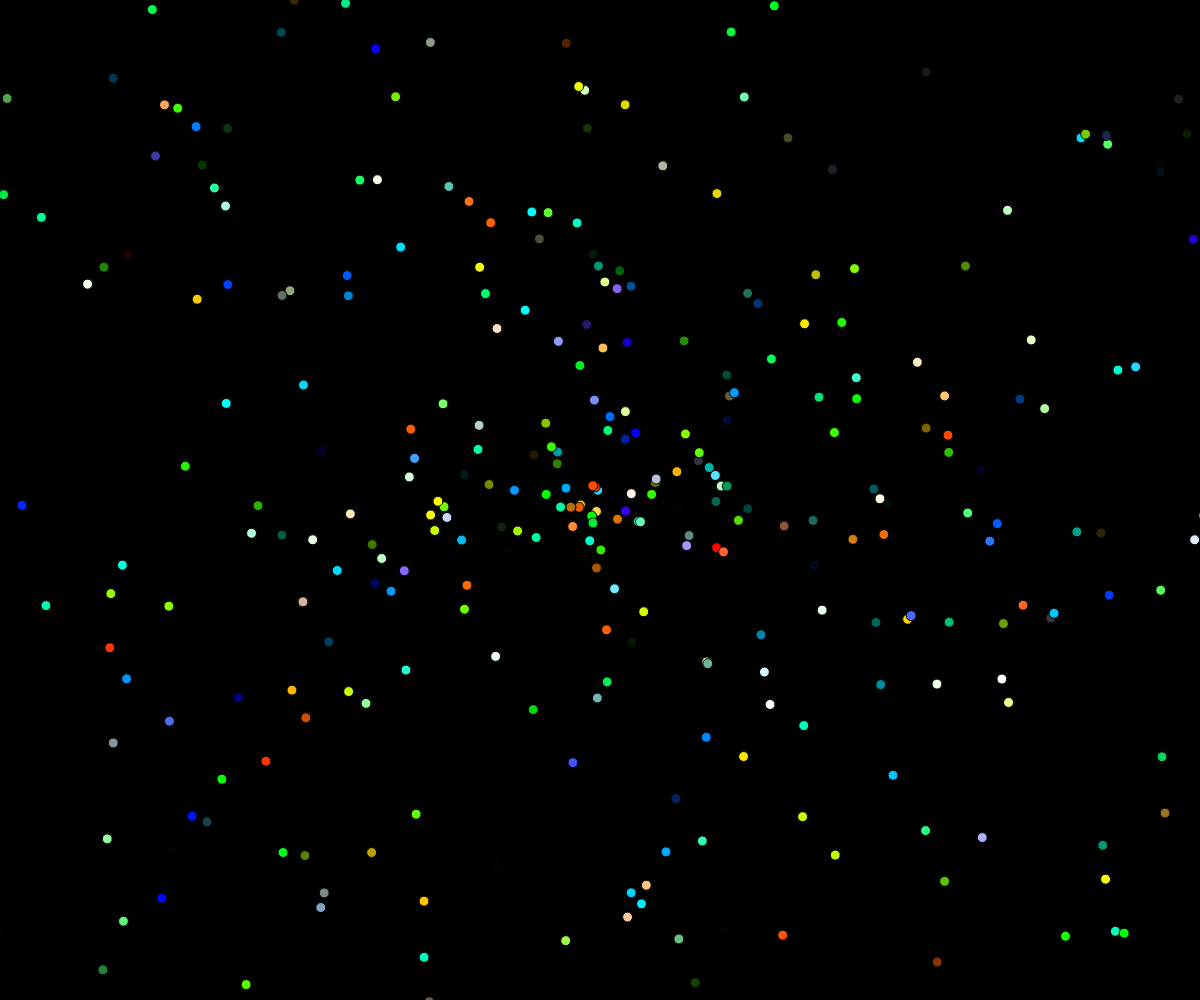
Frame 1 (no input)
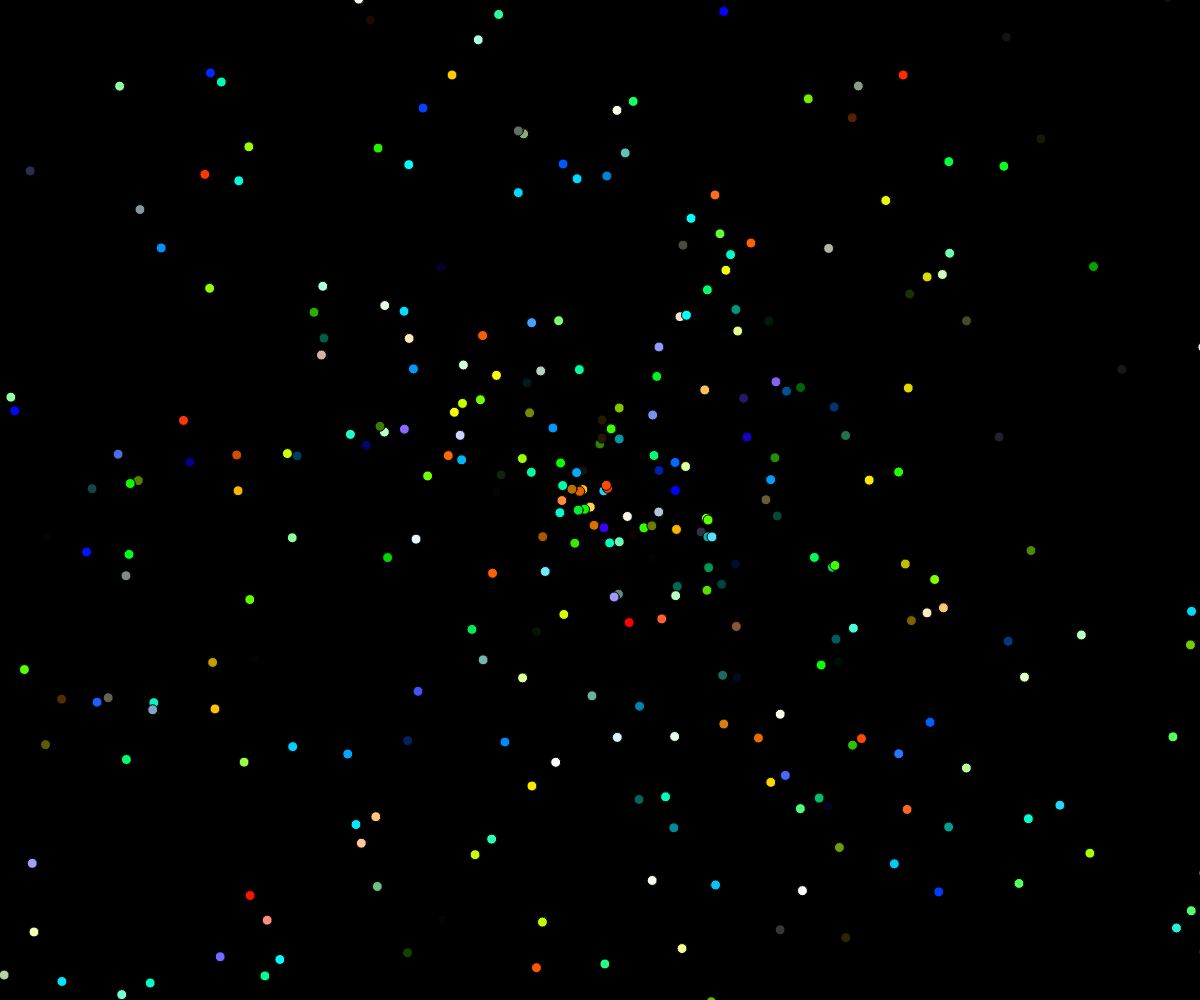
Frame 60 (no input)
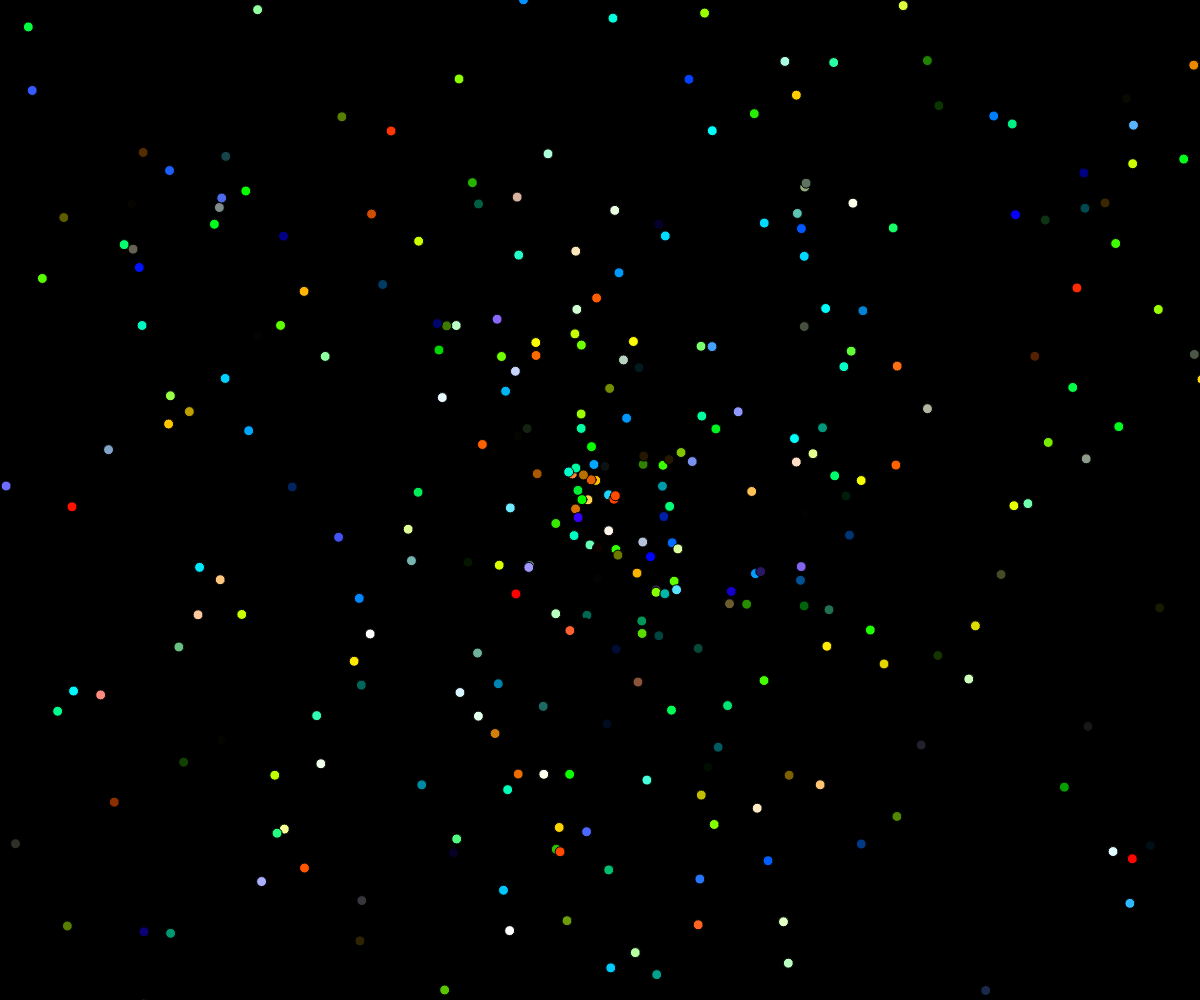
Frame 120 (the mouse pressed at the canvas centre since frame 60)

The p5.js sketch that drew these frames (run headless with seeded random() and noise() and a simulated clock; from frame 60 on, the mouse is pressed at the canvas centre):

// p5.js sketch
// ── sketch.js
let radius = [];
let angle = [];
let speed = [];
let colors = []; // 色を保存する配列

function setup() {
  createCanvas(windowWidth, windowHeight);
  angleMode(DEGREES);

  // 120個の円を生成
  // for(let i = 0; i < 600; i++){
  //   radius.push(random(10, 200));     // 10-200の範囲でランダムな半径
  //   angle.push(random(0, 360));       // 0-360の範囲でランダムな角度
  //   speed.push(random(0.3, 1.5));     // 0.3-1.5の範囲でランダムな速度
  //   colors.push({
  //     r: random(255),
  //     g: random(255),
  //     b: random(255)
  //   });
  // }
    // 120個の円を規則的に生成
    for(let i = 0; i < 600; i++){
      radius.push(10 + i * 2);          // 10, 12, 14, 16... と増加
      angle.push(random(360));                // 0, 3, 6, 9... と増加
      speed.push(random(0.5,1)); // 0.5-1.4の範囲で循環
      colors.push({
        r: random(255),
        g: random(255),
        b: random(255)
      });
    }
}

function draw() {
  background(0);
  
  translate(width/2, height/2);
  colorMode(HSB);
  
  for(let i = 0; i < radius.length; i++){
    fill(colors[i].r,colors[i].g,colors[i].b);
    
    ellipse(radius[i]*cos(angle[i]), radius[i]*sin(angle[i]), 10, 10); // 1回だけ描画

    if(angle[i] > 360){
      angle[i] = 0;
    }
    angle[i] += speed[i];

  }
}
